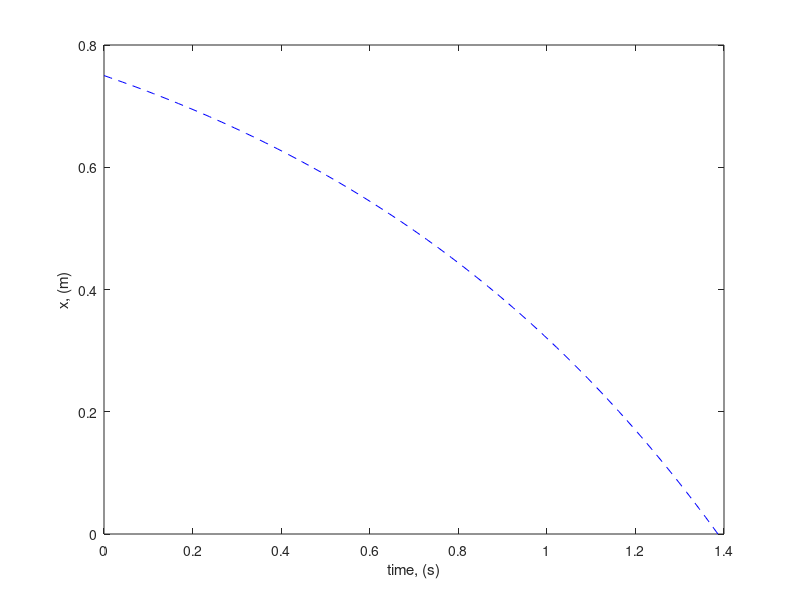

Here is the MATLAB script that generated this plot: (Note: this script raises an error after producing the figure.)
clear
close all
clc

x_0 = 0.75;

t_f = -log(1-x_0);

t = linspace(0,t_f);

x = 1-exp(t-t_f);

figure(1)

plot(t, x, '--b');
xlabel('time, (s)')
ylabel('x, (m)')

syms t
nu = 2*exp(t-2);
x_o = .75
eqn = 1+(x_o-1)*exp(t) == -nu/4*(exp(t-2)-exp(2-t));

t1 = solve(eqn,t);

nu = double(subs(nu,t,t1(2)))

t1 = double(t1(2))

clear

J = 1.6217 - (1.37^2)/8*(1-exp(2*(2-1.6217)))


%% Numerical solutions
tf = 2;
tflip = linspace(0,tf,tf*100+1);

options = odeset('Events',@satEvent);
[T,S] = ode45(@(t,s)eom(t,s),tflip(end:-1:1),[0,1.37],options);
T = flip(T);
S = flip(S);

%[T1,S1] = ode45(@(t,s)eom(t,s),linspace()),[0,1.37],options);

figure(2)
plot(T,S(:,1),'--r')
hold on
% solinit.x = T;
% solinit.y = S';
% sol = bvp4c(@(tx,sx)ELeom(tx,sx),@bcfunc,solinit);
% plot(sol.x,sol.y(1,:),'-k');
% 
t = linspace(0,tf,tf*100+1);
xsat = (.75-1).*exp(t(1:163))+1;
xa = 1.37/4.*(exp(t(164:201)-2)-exp(2-t(164:201)));
xg = [xsat xa];

plot(t,xg,'ob');

hold off
% Euler-Lagrange Equations:
function ds = eom(~,s)
% s(1) = x, s(2) = Lambda
u = s(2)/2; % optimal control law
ds(1) = -(s(1)-u); %xdot = x-u
ds(2) = s(2); %lambda_dot = -lambda
ds = ds'; 
end

% Euler-Lagrange Equations:
function ds = ELeom(~,sx)
% sx(1) = x, sx(2) = Lambda
if sx(2)/2 > 1
    u = 1;
elseif sx(2)/2 < -1
    u = -1;
else
    u = sx(2)/2; % optimal control law
end
ds(1) = sx(1)-u; %xdot = x-u
ds(2) = -sx(2); %lambda_dot = -lambda
ds = ds';
end

% Boundary Condition Function
function con = bcfunc(so,sf)
% so is the initial states
% sf is the final states
%con(1) = so(1)-.75; % x_1(0) = 0
con(2) = sf(2)-1.37; % x_2(0) = 0
con(1) = sf(1);
end

function [position,isterminal,direction] = satEvent(t,s)
position = s(2)/2-1; %when u becomes saturated
direction = 0;
isterminal = 1; %halting integration
end